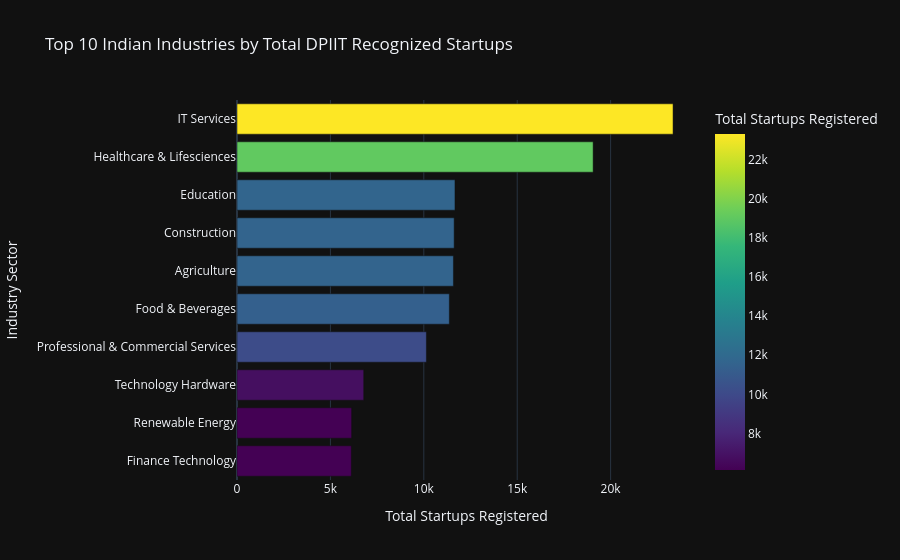

Here is the notebook cell this chart was saved with:
### Markdown cell above
Top 10 Industries Analysis (Bar Chart)

### Code cell
import plotly.express as px

# 1. Group by industry and sum the recognized startups
industry_totals = df.groupby("industry")["startups_recognized"].sum().reset_index()

# 2. Sort to find the true top 10 heavyweights
top_10_industries = industry_totals.sort_values(by="startups_recognized", ascending=False).head(10)

# 3. Create a clean, professional horizontal bar chart
fig_industry = px.bar(
    top_10_industries,
    x="startups_recognized",
    y="industry",
    orientation="h",
    color="startups_recognized",
    color_continuous_scale="Viridis",
    title="Top 10 Indian Industries by Total DPIIT Recognized Startups",
    labels={"startups_recognized": "Total Startups Registered", "industry": "Industry Sector"},
    template="plotly_dark"
)

# Improve layout presentation
fig_industry.update_layout(yaxis={'categoryorder':'total ascending'}, showlegend=False)
fig_industry.show()

### Figure 1 — Plotly figure (JSON) as saved in the notebook; plotly's stock layout.template omitted (floating-point values rounded to 4 significant figures)
{"data": [{"hovertemplate": "Total Startups Registered=%{marker.color}<br>Industry Sector=%{y}<extra></extra>", "legendgroup": "", "marker": {"color": [23341, 19063, 11668, 11625, 11585, 11366, 10137, 6784, 6137, 6120], "coloraxis": "coloraxis", "pattern": {"shape": ""}}, "name": "", "orientation": "h", "showlegend": false, "textposition": "auto", "type": "bar", "x": [23341, 19063, 11668, 11625, 11585, 11366, 10137, 6784, 6137, 6120], "xaxis": "x", "y": ["IT Services", "Healthcare & Lifesciences", "Education", "Construction", "Agriculture", "Food & Beverages", "Professional & Commercial Services", "Technology Hardware", "Renewable Energy", "Finance Technology"], "yaxis": "y"}], "layout": {"barmode": "relative", "coloraxis": {"autocolorscale": false, "colorbar": {"title": {"text": "Total Startups Registered"}}, "colorscale": [[0, "#440154"], [0.1111, "#482878"], [0.2222, "#3e4989"], [0.3333, "#31688e"], [0.4444, "#26828e"], [0.5556, "#1f9e89"], [0.6667, "#35b779"], [0.7778, "#6ece58"], [0.8889, "#b5de2b"], [1, "#fde725"]]}, "legend": {"tracegroupgap": 0}, "showlegend": false, "title": {"text": "Top 10 Indian Industries by Total DPIIT Recognized Startups"}, "xaxis": {"anchor": "y", "domain": [0, 1], "title": {"text": "Total Startups Registered"}}, "yaxis": {"anchor": "x", "categoryorder": "total ascending", "domain": [0, 1], "title": {"text": "Industry Sector"}}}}
